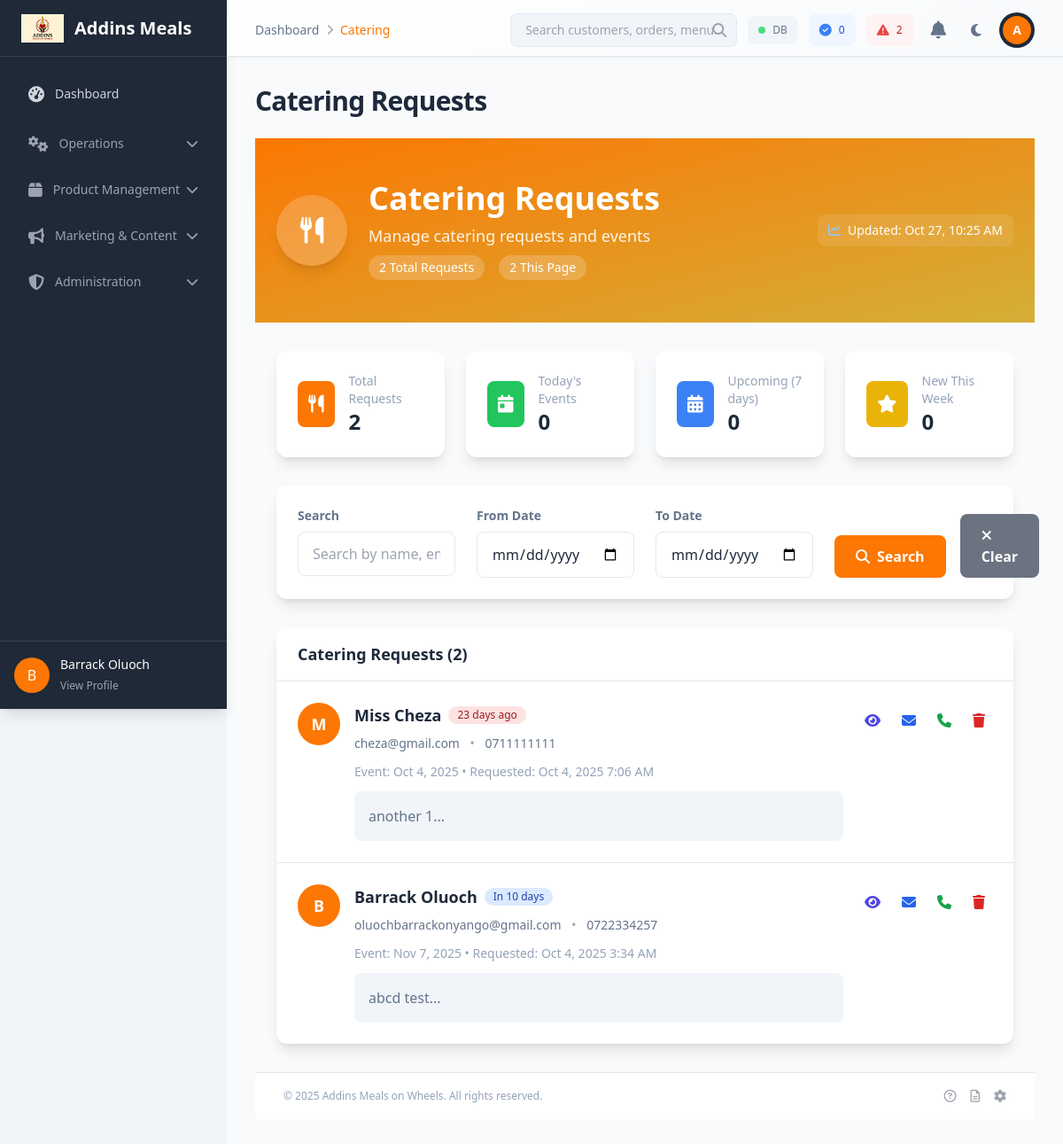
Screenshot of /admin/catering.php (signed in) with the database file from the repository.
### tables this page shows
CREATE TABLE `catering_requests` (
  `id` int(11) NOT NULL,
  `name` varchar(100) NOT NULL,
  `email` varchar(150) NOT NULL,
  `phone` varchar(20) DEFAULT NULL,
  `event_date` date DEFAULT NULL,
  `message` text DEFAULT NULL,
  `created_at` timestamp NOT NULL DEFAULT current_timestamp()
);

### admin/catering.php (the view, shortened to what this page needs)
<?php
require_once '../includes/config.php';
$search = $_GET['search'] ?? '';
$date_from = $_GET['date_from'] ?? '';
$date_to = $_GET['date_to'] ?? '';
$page = isset($_GET['page']) ? (int)$_GET['page'] : 1;
$per_page = 10;
$offset = ($page - 1) * $per_page;
$where_conditions = [];
$params = [];
$where_clause = !empty($where_conditions) ? 'WHERE ' . implode(' AND ', $where_conditions) : '';
$total_sql = "SELECT COUNT(*) as count FROM catering_requests cr $where_clause";
$total_stmt = $pdo->prepare($total_sql);
$total_stmt->execute($params);
$total_requests = (int)$total_stmt->fetch(PDO::FETCH_ASSOC)['count'];
$sql = "SELECT cr.* FROM catering_requests cr $where_clause ORDER BY cr.event_date ASC, cr.created_at DESC LIMIT $offset, $per_page";
$stmt = $pdo->prepare($sql);
$stmt->execute($params);
$catering_requests = $stmt->fetchAll(PDO::FETCH_ASSOC);
$stats = [
    'upcoming_7_days' => 0,
    'today' => 0,
    'this_week' => 0
];
try {
    $upcoming_date = date('Y-m-d', strtotime('+7 days'));
    $stmt = $pdo->prepare("SELECT COUNT(*) FROM catering_requests WHERE event_date BETWEEN CURDATE() AND ?");
    $stmt->execute([$upcoming_date]);
    $stats['upcoming_7_days'] = (int)$stmt->fetchColumn();
    $stmt = $pdo->query("SELECT COUNT(*) FROM catering_requests WHERE DATE(event_date) = CURDATE()");
    $stats['today'] = (int)$stmt->fetchColumn();
    $stmt = $pdo->query("SELECT COUNT(*) FROM catering_requests WHERE created_at >= DATE_SUB(NOW(), INTERVAL 7 DAY)");
    $stats['this_week'] = (int)$stmt->fetchColumn();
} catch (PDOException $e) {
}
require_once 'includes/header.php';
?>
<div class="bg-gradient-to-br from-primary via-primary-dark to-secondary text-white">
    <div class="container mx-auto px-6 py-12">
        <div class="flex flex-col lg:flex-row lg:items-center lg:justify-between">
            <div class="flex items-center space-x-6">
                <div class="h-20 w-20 rounded-full bg-white/20 backdrop-blur-sm flex items-center justify-center text-white font-bold text-3xl shadow-lg">
                    <i class="fas fa-utensils"></i>
                </div>
                <div>
                    <h1 class="text-3xl md:text-4xl font-bold mb-2">Catering Requests</h1>
                    <p class="text-lg opacity-90 mb-2">Manage catering requests and events</p>
                    <div class="flex items-center space-x-4">
                        <span class="px-3 py-1 bg-white/20 backdrop-blur-sm rounded-full text-sm font-medium">
                            <?php echo $total_requests; ?> Total Requests
                        </span>
                        <span class="px-3 py-1 bg-white/20 backdrop-blur-sm rounded-full text-sm font-medium">
                            <?php echo count($catering_requests); ?> This Page
                        </span>
                    </div>
                </div>
            </div>
            <div class="mt-6 lg:mt-0">
                <div class="flex items-center space-x-4 text-sm">
                    <div class="flex items-center space-x-2 bg-white/10 backdrop-blur-sm rounded-lg px-3 py-2">
                        <i class="fas fa-chart-line text-blue-300"></i>
                        <span>Updated: <?php echo date('M j, g:i A'); ?></span>
                    </div>
                </div>
            </div>
        </div>
    </div>
</div>
<div class="container mx-auto px-6 py-8">
    <div class="grid grid-cols-1 md:grid-cols-2 lg:grid-cols-4 gap-6 mb-8">
        <div class="bg-white rounded-xl shadow-lg p-6">
            <div class="flex items-center">
                <div class="flex-shrink-0 bg-primary rounded-lg p-3">
                    <i class="fas fa-utensils text-white text-xl"></i>
                </div>
                <div class="ml-4 flex-1">
                    <div class="text-sm font-medium text-gray-500">Total Requests</div>
                    <div class="text-2xl font-bold text-gray-900"><?php echo number_format($total_requests); ?></div>
                </div>
            </div>
        </div>
        <div class="bg-white rounded-xl shadow-lg p-6">
            <div class="flex items-center">
                <div class="flex-shrink-0 bg-green-500 rounded-lg p-3">
                    <i class="fas fa-calendar-day text-white text-xl"></i>
                </div>
                <div class="ml-4 flex-1">
                    <div class="text-sm font-medium text-gray-500">Today's Events</div>
                    <div class="text-2xl font-bold text-gray-900"><?php echo number_format($stats['today']); ?></div>
                </div>
            </div>
        </div>
        <div class="bg-white rounded-xl shadow-lg p-6">
            <div class="flex items-center">
                <div class="flex-shrink-0 bg-blue-500 rounded-lg p-3">
                    <i class="fas fa-calendar-alt text-white text-xl"></i>
                </div>
                <div class="ml-4 flex-1">
                    <div class="text-sm font-medium text-gray-500">Upcoming (7 days)</div>
                    <div class="text-2xl font-bold text-gray-900"><?php echo number_format($stats['upcoming_7_days']); ?></div>
                </div>
            </div>
        </div>
        <div class="bg-white rounded-xl shadow-lg p-6">
            <div class="flex items-center">
                <div class="flex-shrink-0 bg-yellow-500 rounded-lg p-3">
                    <i class="fas fa-star text-white text-xl"></i>
                </div>
                <div class="ml-4 flex-1">
                    <div class="text-sm font-medium text-gray-500">New This Week</div>
                    <div class="text-2xl font-bold text-gray-900"><?php echo number_format($stats['this_week']); ?></div>
                </div>
            </div>
        </div>
    </div>
    <div class="bg-white rounded-xl shadow-lg p-6 mb-8">
        <form method="GET" class="grid grid-cols-1 md:grid-cols-4 gap-6">
            <div>
                <label for="search" class="block text-sm font-semibold text-gray-700 mb-2">Search</label>
                <input type="text" name="search" id="search"
                       value="<?php echo htmlspecialchars($search); ?>"
                       class="w-full px-4 py-3 border border-gray-300 rounded-lg focus:ring-2 focus:ring-primary focus:border-transparent"
                       placeholder="Search by name, email, or message...">
            </div>
            <div>
                <label for="date_from" class="block text-sm font-semibold text-gray-700 mb-2">From Date</label>
                <input type="date" name="date_from" id="date_from"
                       value="<?php echo htmlspecialchars($date_from); ?>"
                       class="w-full px-4 py-3 border border-gray-300 rounded-lg focus:ring-2 focus:ring-primary focus:border-transparent">
            </div>
            <div>
                <label for="date_to" class="block text-sm font-semibold text-gray-700 mb-2">To Date</label>
                <input type="date" name="date_to" id="date_to"
                       value="<?php echo htmlspecialchars($date_to); ?>"
                       class="w-full px-4 py-3 border border-gray-300 rounded-lg focus:ring-2 focus:ring-primary focus:border-transparent">
            </div>
            <div class="flex items-end space-x-4">
                <button type="submit" class="bg-primary hover:bg-primary-dark text-white px-6 py-3 rounded-lg font-semibold transition-colors duration-200 flex items-center">
                    <i class="fas fa-search mr-2"></i>
                    Search
                </button>
                <a href="catering.php" class="bg-gray-500 hover:bg-gray-600 text-white px-6 py-3 rounded-lg font-semibold transition-colors duration-200">
                    <i class="fas fa-times mr-2"></i>
                    Clear
                </a>
            </div>
        </form>
    </div>
    <div class="bg-white rounded-xl shadow-lg overflow-hidden">
        <div class="px-6 py-4 border-b border-gray-200">
            <h2 class="text-lg font-semibold text-gray-900">Catering Requests (<?php echo $total_requests; ?>)</h2>
        </div>
        <?php if (empty($catering_requests)): ?>
            <div class="p-12 text-center">
                <i class="fas fa-utensils text-4xl text-gray-400 mb-4"></i>
                <h3 class="text-lg font-medium text-gray-900 mb-2">No catering requests found</h3>
                <p class="text-gray-500 mb-4">No catering requests match your current filters.</p>
                <a href="../catering-request.php" target="_blank" class="bg-primary hover:bg-primary-dark text-white px-6 py-3 rounded-lg font-semibold transition-colors duration-200 flex items-center mx-auto w-fit">
                    <i class="fas fa-external-link-alt mr-2"></i>
                    View Request Form
                </a>
            </div>
        <?php else: ?>
            <div class="divide-y divide-gray-200">
                <?php foreach ($catering_requests as $request): ?>
                    <div class="p-6 hover:bg-gray-50 transition-colors duration-200">
                        <div class="flex items-start justify-between">
                            <div class="flex items-start space-x-4 flex-1">
                                <div class="flex-shrink-0">
                                    <div class="h-12 w-12 rounded-full bg-primary flex items-center justify-center text-white font-semibold text-lg">
                                        <?php echo strtoupper(substr($request['name'], 0, 1)); ?>
                                    </div>
                                </div>
                                <div class="flex-1 min-w-0">
                                    <div class="flex items-center space-x-2 mb-2">
                                        <h3 class="text-lg font-semibold text-gray-900">
                                            <?php echo htmlspecialchars($request['name']); ?>
                                        </h3>
                                        <?php
                                        $event_date = new DateTime($request['event_date']);
                                        $today = new DateTime();
                                        $interval = $today->diff($event_date);
                                        $days = $interval->format('%a');
                                        if ($event_date < $today) {
                                            $status_class = 'bg-red-100 text-red-800';
                                            $status_text = $days . ' days ago';
                                        } elseif ($days == 0) {
                                            $status_class = 'bg-green-100 text-green-800';
                                            $status_text = 'Today';
                                        } elseif ($days == 1) {
                                            $status_class = 'bg-green-100 text-green-800';
                                            $status_text = 'Tomorrow';
                                        } else {
                                            $status_class = 'bg-blue-100 text-blue-800';
                                            $status_text = 'In ' . $days . ' days';
                                        }
                                        ?>
                                        <span class="px-2.5 py-0.5 rounded-full text-xs font-medium <?php echo $status_class; ?>">
                                            <?php echo $status_text; ?>
                                        </span>
                                    </div>
                                    <div class="text-sm text-gray-600 mb-3">
                                        <span class="font-medium"><?php echo htmlspecialchars($request['email']); ?></span>
                                        <?php if (!empty($request['phone'])): ?>
                                            <span class="text-gray-400 mx-2">•</span>
                                            <span><?php echo htmlspecialchars($request['phone']); ?></span>
                                        <?php endif; ?>
                                    </div>
                                    <div class="text-sm text-gray-500 mb-3">
                                        Event: <?php echo date('M j, Y', strtotime($request['event_date'])); ?> • Requested: <?php echo date('M j, Y g:i A', strtotime($request['created_at'])); ?>
                                    </div>
                                    <?php if (!empty($request['message'])): ?>
                                        <div class="bg-gray-50 rounded-lg p-4">
                                            <p class="text-gray-700 line-clamp-3">
                                                <?php echo htmlspecialchars(substr($request['message'], 0, 200) . '...'); ?>
                                            </p>
                                        </div>
                                    <?php endif; ?>
                                </div>
                            </div>
                            <div class="flex items-center space-x-2 ml-4">
                                <button onclick="viewRequest(<?php echo $request['id']; ?>)"
                                        class="text-indigo-600 hover:text-indigo-900 p-2 rounded-lg transition-colors duration-200"
                                        title="View Details">
                                    <i class="fas fa-eye"></i>
                                </button>
                                <a href="mailto:<?php echo htmlspecialchars($request['email']); ?>"
                                   class="text-blue-600 hover:text-blue-900 p-2 rounded-lg transition-colors duration-200"
                                   title="Send Email">
                                    <i class="fas fa-envelope"></i>
                                </a>
                                <?php if (!empty($request['phone'])): ?>
                                    <a href="tel:<?php echo preg_replace('/[^0-9+]/', '', $request['phone']); ?>"
                                       class="text-green-600 hover:text-green-900 p-2 rounded-lg transition-colors duration-200"
                                       title="Call">
                                        <i class="fas fa-phone"></i>
                                    </a>
                                <?php endif; ?>
                                <form method="POST" class="inline" onsubmit="return confirm('Are you sure you want to delete this request? This action cannot be undone.');">
                                    <button type="submit" name="delete_request"
                                            class="text-red-600 hover:text-red-900 p-2 rounded-lg transition-colors duration-200"
                                            title="Delete Request">
                                        <i class="fas fa-trash"></i>
                                    </button>
                                </form>
                            </div>
                        </div>
                    </div>
                <?php endforeach; ?>
            </div>
        <?php endif; ?>
    </div>
</div>
<?php
require_once 'includes/footer.php';
?>

### rows the page displays
catering_requests: name "M", name "Miss Cheza", event_date "23 days ago", email "cheza@gmail.com", phone "0711111111", event_date "Oct 4, 2025", created_at "Oct 4, 2025 7:06 AM", message "another 1..."
catering_requests: name "B", name "Barrack Oluoch", event_date "In 10 days", email "oluochbarrackonyango@gmail.com", phone "0722334257", event_date "Nov 7, 2025", created_at "Oct 4, 2025 3:34 AM", message "abcd test..."

### other values shown
substr($_SESSION['username'] ?? 'A', 0, 1) "B"
$_SESSION['username'] "Barrack Oluoch"
$breadcrumb['name'] "Dashboard"
$breadcrumb['name'] "Catering"
$systemStatus['orders_today'] "0"
$systemStatus['pending_orders'] "2"
substr($_SESSION['name'] ?? 'A', 0, 1) "A"
$page_title "Catering Requests"
$total_requests "2"
count($catering_requests) "2"
$stats['today'] "0"
$stats['upcoming_7_days'] "0"
$stats['this_week'] "0"
